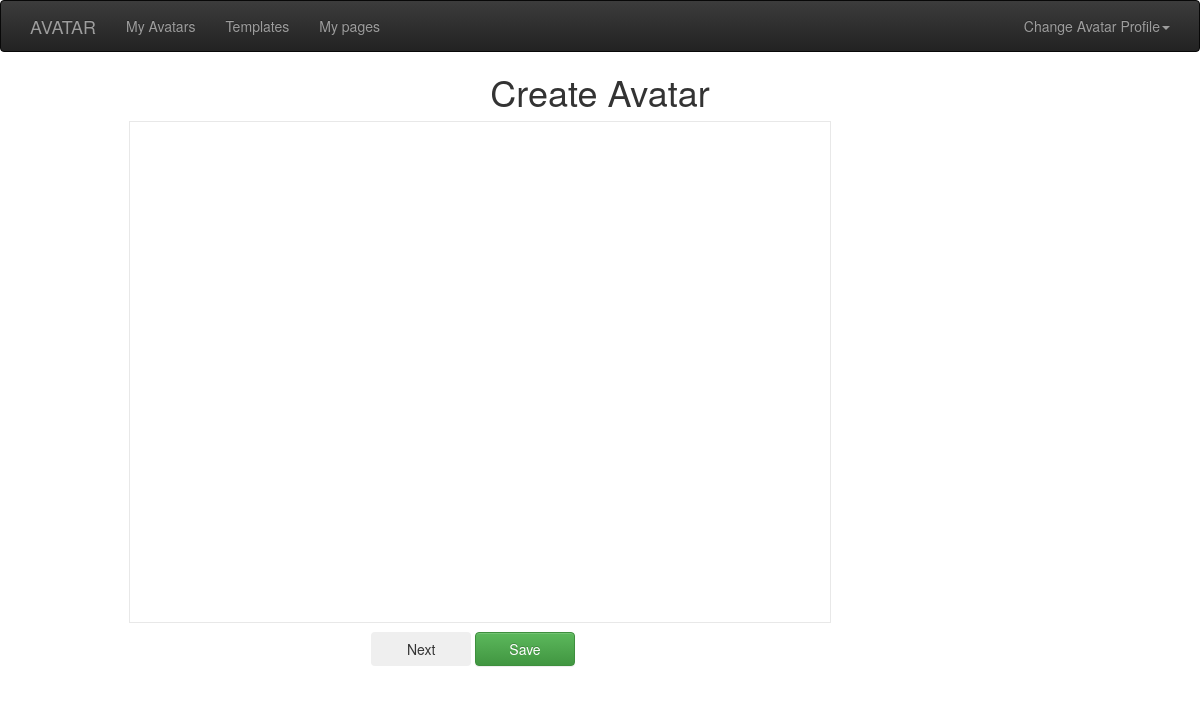
Before: /index.php/avatar_controller/create_avatar with the older database file.
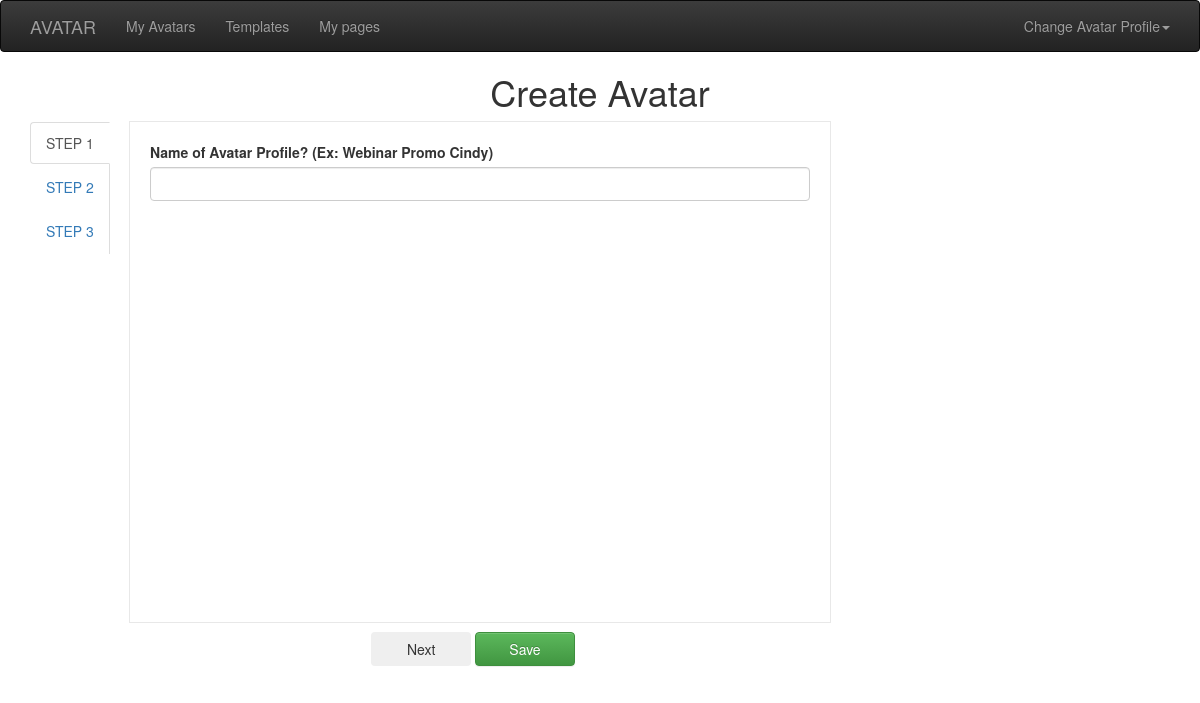
After: the same page with the newer database file.
### tables this page shows
CREATE TABLE `question` (
  `id` int(10) UNSIGNED NOT NULL COMMENT 'No Auto Increment',
  `question` varchar(500) NOT NULL,
  `predefined_answers` text,
  `template_id` int(11) DEFAULT NULL
);

### application/controllers/Avatar_controller.php (called while the page is built, shortened)
<?php
class Avatar_controller extends CI_Controller
{
    public function __construct()
    {
        $this->load->model('question');
        $this->load->model('avatar');
        $this->load->model('answer');
        $this->load->helper('url_helper');
        $this->load->helper('form');
        $this->load->helper('cookie');
    }
    public function create_avatar()
    {
        $form_data = $this->input->post();
        if ($form_data && !$this->avatarChanged) {
            $answers = [];
            foreach ($form_data as $key => $value) {
                $questionId = intval(trim($key, 'question_id_'));
                $answers[$questionId] = $value;
            }
            $newAvatarId = $this->avatar->createAvatar();
            $this->answer->createAnswer('avatar', $newAvatarId, $answers);
            redirect('/my-avatars');
        } else {
            $data = [];
            $data['pageType'] = 'create';
            $data['avatar_questions'] = $this->question->getQuestions(null);
            $this->load->view('layouts/header', ['title' => 'Create Avatar']);
            $this->load->view('layouts/topDropdown', ['avatars' => $this->avatar->getAllAvatars()]);
            $this->load->view('new-avatar', $data);
            $this->load->view('layouts/footer');
        }
    }
}

### index.php (called while the page is built, shortened)
<?php
require_once BASEPATH.'core/CodeIgniter.php';

### application/models/Question.php (called while the page is built, shortened)
<?php
class Question extends CI_Model
{
    public function getQuestions($template_id=null)
    {
        $query = $this->db->get_where('question', ['template_id' => $template_id]);
        $result = $query->result();
        return $result;
    }
}

### application/views/new-avatar.php (the view, shortened to what the changed rows need)
<div>
    <h1 class="text-center"><?= $pageType == 'create' ? 'Create Avatar' : 'Edit Avatar' ?></h1>
    <div class="container">
        <div class="row">
            <div class="col-md-6">
                <div class="tabbable tabs-left">
                    <ul class="nav nav-tabs">
                        <?php $active = 'class="active"';
                        for ($i = 0; $i < count($avatar_questions); $i++) {
                            echo '<li ' . $active . '><a href="#step' . ($i + 1) . '" data-toggle="tab">STEP ' . ($i + 1) . '</a></li>';
                            $active = '';
                        } ?>
                    </ul>
                    <?php
                    $link = $pageType == 'create' ? 'create-avatar' : 'edit-avatar/' . $avatar->id;
                    echo form_open($link) ?>
                    <div class="tab-content">
                        <?php $active = ' active';
                        for ($i = 0; $i < count($avatar_questions); $i++) { ?>
                            <div class="tab-pane<?= $active ?>" id="step<?= ($i + 1) ?>">
                                <div class="avatar-question">
                                    <?php $active = '';
                                    $id = 'question_id_' . $avatar_questions[$i]->id;
                                    echo form_label($avatar_questions[$i]->question, $id, ['style' => 'display:block;']);
                                    if (isset($avatar_questions[$i]->predefined_answers)) {
                                        $predefined_answers = $avatar_questions[$i]->predefined_answers; ?>
                                        <div class="form-group">
                                            <select class="form-control" id="<?= $id ?>" name="<?= $id ?>">
                                                <?php foreach ($predefined_answers as $value) {
                                                    $selected = '';
                                                    if (isset($avatar) && $value == $avatar->answer_object[$avatar_questions[$i]->id]) {
                                                        $selected = 'selected="selected"';
                                                    }
                                                    echo '<option ' . $selected . '>' . $value . '</option>';
                                                } ?>
                                            </select>
                                        </div>
                                    <?php } else {
                                        $data = [
                                            'name' => $id,
                                            'id' => $id,
                                            'value' => isset($avatar->answer_object[$avatar_questions[$i]->id]) ? $avatar->answer_object[$avatar_questions[$i]->id] : '',
                                            'class' => 'form-control',
                                            'size' => '100',
                                            'spellcheck'=>'true',
                                            'lang'=>'en'
                                        ];
                                        if ($avatar_questions[$i]->id == 1) {
                                            $data['required'] = 'required';
                                        }
                                        echo form_input($data);
                                    } ?>
                                </div>
                            </div>
                        <?php } ?>
                    </div>
                    <?= form_close() ?>
                </div>
            </div>
        </div>
    </div>
</div>

Changed rows visible on the page:
added question: question+id "Name of Avatar Profile? (Ex: Webinar Promo Cindy)"
Other visible differences:
new list line: "STEP 1"
new list line: "STEP 2"
new list line: "STEP 3"
